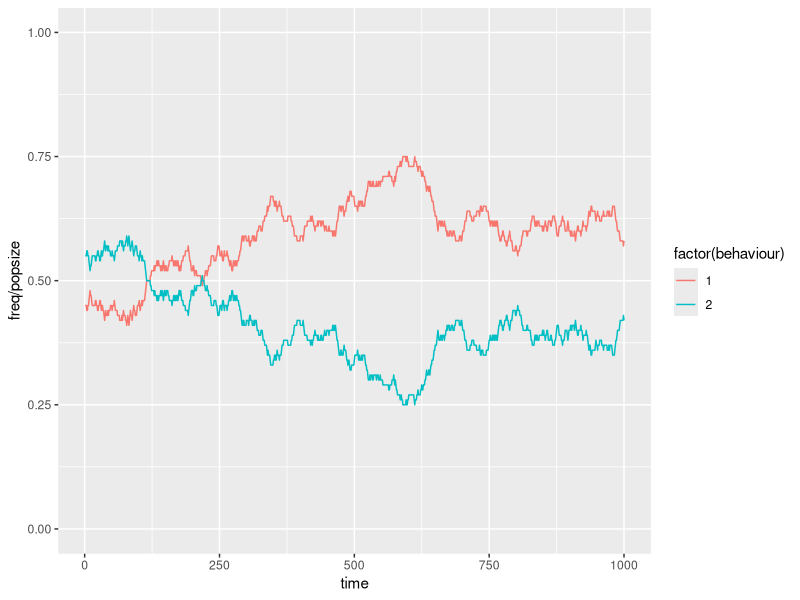
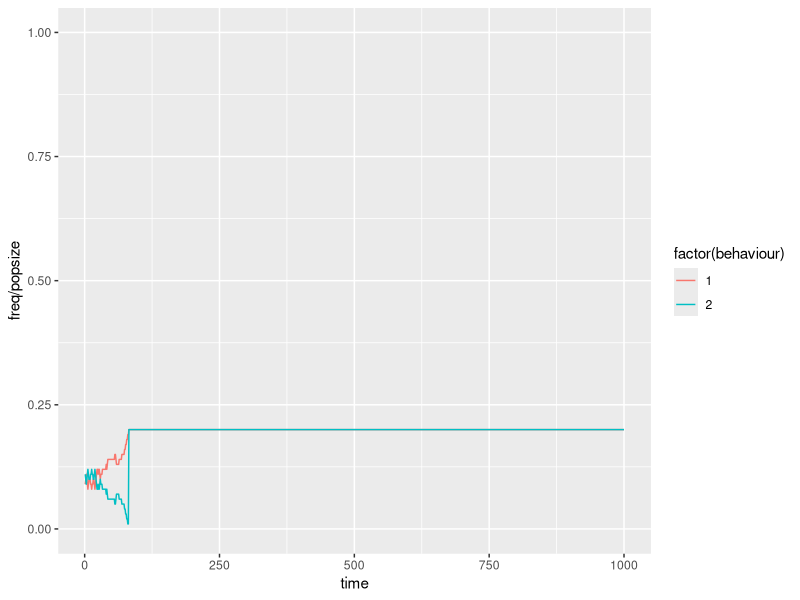
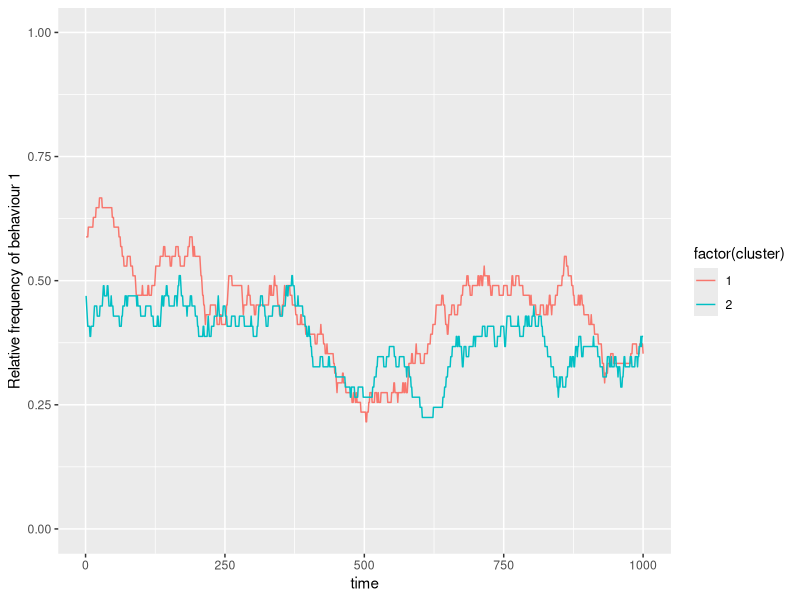
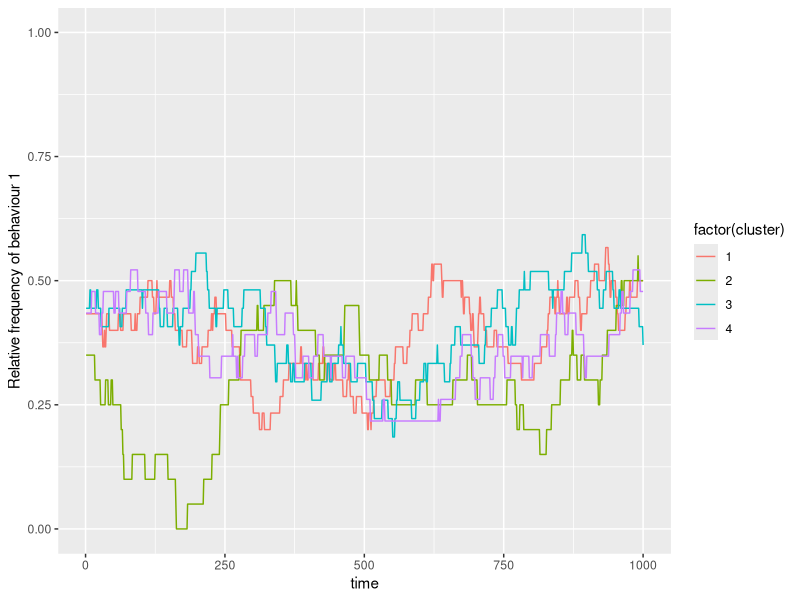
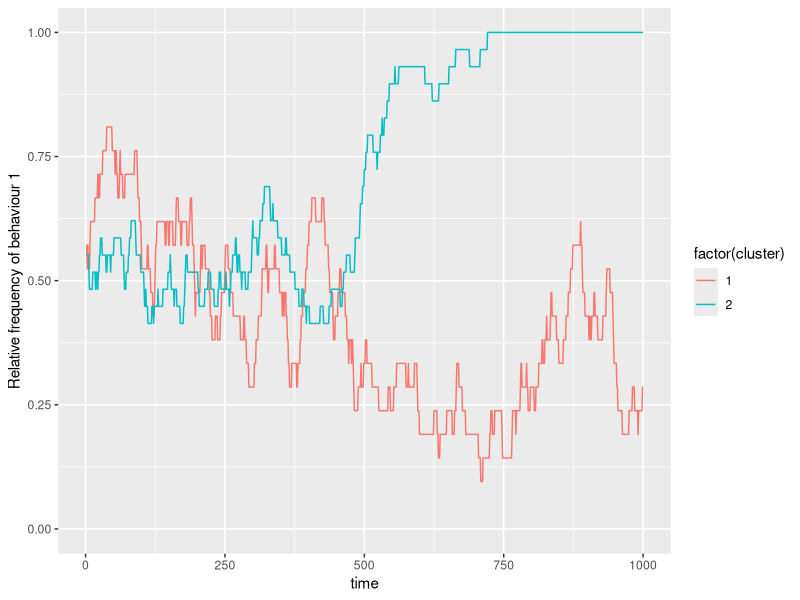

Write the R code that produced these figures, in order. (Note: this script raises an error after producing the figures.)
## ---- chunk 1
npop <- 1
popsize <- 100
nbehaviour <- 2

traits <- sample(x=nbehaviour, size=popsize, replace=TRUE)
table(traits)
## ---- chunk 2
ntimesteps <- 1000
rectraits <- matrix(NA, nrow=ntimesteps, ncol=nbehaviour)

for(timestep in 1:ntimesteps){
  # choose a random observer and a random individual to observe 
  observer_model <- sample(x=popsize, size=2, replace=F)
  # let observer acquire trait from model
  traits[ observer_model[1] ] <- traits[ observer_model[2] ]
  rectraits[timestep,] <- as.numeric(table(traits))
}
## ---- chunk 3
library(ggplot2)
library(reshape2)
rectraits_d <- melt(rectraits)
colnames(rectraits_d) <- c("time", "behaviour","freq")

ggplot(rectraits_d) + geom_line(aes(x=time, y=freq/popsize, col=factor(behaviour))) + scale_y_continuous(limits=c(0,1))
## ---- chunk 4
migrationModel <- function(){
  npop <- 1
  popsize <- 20
  nbehaviour <- 2
  traits <- sample(x=nbehaviour, size=popsize, replace=TRUE)
  ntimesteps <- 1000
  rectraits <- matrix(NA, nrow=ntimesteps, ncol=nbehaviour)
  
  for(timestep in 1:ntimesteps){
    # choose a random observer and a random individual to observe 
    observer_model <- sample(x=popsize, size=2, replace=F)
    # let observer acquire trait from model
    traits[ observer_model[1] ] <- traits[ observer_model[2] ]
    rectraits[timestep,] <- as.numeric(table(traits))
  }
  return(rectraits)
}

res <- migrationModel()
rectraits_d <- melt(res)
colnames(rectraits_d) <- c("time", "behaviour","freq")
ggplot(rectraits_d) + geom_line(aes(x=time, y=freq/popsize, col=factor(behaviour))) + scale_y_continuous(limits=c(0,1))
## ---- chunk 5
migrationModel <- function(){
  npop <- 2
  popsize <- 100
  nbehaviour <- 2
  traits <- sample(x=nbehaviour, size=popsize, replace=TRUE)
  cluster <- sample(x=npop, size=popsize, replace=TRUE)
  ntimesteps <- 1000
  rectraits <- matrix(NA, nrow=ntimesteps, ncol=npop)
  
  for(timestep in 1:ntimesteps){
    # choose a random observer and a random individual to observe 
    observer_model <- sample(x=popsize, size=2, replace=F)
    # let observer acquire trait from model
    traits[ observer_model[1] ] <- traits[ observer_model[2] ]
    rectraits[timestep,] <- c(sum( traits[cluster==1]==1 ) / sum(cluster==1),
                              sum( traits[cluster==2]==1 ) / sum(cluster==2))
  }
  return(rectraits)
}

res <- migrationModel()
rectraits_d <- melt(res)
colnames(rectraits_d) <- c("time", "cluster","freq")
ggplot(rectraits_d) + geom_line(aes(x=time, y=freq, col=factor(cluster))) + scale_y_continuous(limits=c(0,1)) + ylab("Relative frequency of behaviour 1")
## ---- chunk 6
migrationModel <- function(){
  npop <- 4
  popsize <- 100
  nbehaviour <- 2
  traits <- sample(x=nbehaviour, size=popsize, replace=TRUE)
  cluster <- sample(x=npop, size=popsize, replace=TRUE)
  ntimesteps <- 1000
  rectraits <- matrix(NA, nrow=ntimesteps, ncol=npop)
  
  for(timestep in 1:ntimesteps){
    # choose a random observer and a random individual to observe 
    observer_model <- sample(x=popsize, size=2, replace=F)
    # let observer acquire trait from model
    traits[ observer_model[1] ] <- traits[ observer_model[2] ]
    rectraits[timestep,] <- unlist(lapply(1:npop, function(x) sum( traits[cluster==x]==1 ) / sum(cluster==x)))
  }
  return(rectraits)
}

res <- migrationModel()
rectraits_d <- melt(res)
colnames(rectraits_d) <- c("time", "cluster","freq")
ggplot(rectraits_d) + geom_line(aes(x=time, y=freq, col=factor(cluster))) + scale_y_continuous(limits=c(0,1)) + ylab("Relative frequency of behaviour 1")
## ---- chunk 7
migrationModel <- function(){
  npop <- 2
  popsize <- 50
  nbehaviour <- 2
  traits <- sample(x=nbehaviour, size=popsize, replace=TRUE)
  cluster <- sample(x=npop, size=popsize, replace=TRUE)
  ntimesteps <- 1000
  rectraits <- matrix(NA, nrow=ntimesteps, ncol=npop)
  
  for(timestep in 1:ntimesteps){
    # choose a random cluster
    clusterid <- sample(npop, 1)
    # if there are at least two individuals in this cluster
    if(sum(cluster==clusterid)>1){
      # choose a random observer and a random individual to observe within the same cluster 
      observer_model <- sample(x=popsize, size=2, replace=F, prob=(cluster==clusterid)*1)
      # let observer acquire trait from model
      traits[ observer_model[1] ] <- traits[ observer_model[2] ]
    }
    rectraits[timestep,] <- unlist(lapply(1:npop, function(x) sum( traits[cluster==x]==1 ) / sum(cluster==x)))
  }
  return(rectraits)
}

res <- migrationModel()
rectraits_d <- melt(res)
colnames(rectraits_d) <- c("time", "cluster","freq")
ggplot(rectraits_d) + geom_line(aes(x=time, y=freq, col=factor(cluster))) + scale_y_continuous(limits=c(0,1)) + ylab("Relative frequency of behaviour 1")
## ---- chunk 8
# Kisses on cheek (binary, yes, no) / Hand shake
subpops <- 2 # subpopulations
startSize <- 10 # in each subpopulation
behaviour <- 2 # binary behaviour 

# set up populations
# data.frame where columns are subpopulations and rows are number of carriers of that trait in the population
population <- matrix(0, ncol=subpops, nrow=behaviour)
# randomly assign subpopulations to one of the traits
population[ cbind(sample(1:behaviour, size=subpops, replace=T), 1:subpops) ] <- startSize
population
## ---- chunk 9
mySample <- function(x, size, replace, prob=NULL){
  if(length(x)==1){
    return(rep(x, size))
  } else {
    return(sample(x=x, size=size, replace=replace, prob=prob))
  }
}
## ---- chunk 10
subpops <- 3 # subpopulations
startSize <- 10 # in each subpopulation
behaviour <- 2 # binary behaviour
migrationProb <- 0.1

# set up populations
population <- matrix(0, ncol=subpops, nrow=behaviour)
# randomly assign subpopulations to one of the traits
population[ cbind(sample(1:behaviour, size=subpops, replace=T), 1:subpops) ] <- startSize

## set up data recording

## LOOP over all behaviours and all subpopulations
for(s in 1:subpops){
  for(b in 1:behaviour){
    # how many individuals migrate from this population?
    migrate <- sum(runif(n=population[b,s], min=0, max=1) <= migrationProb)
    # if any migrate, move them to new subgroup
    if(migrate>0){
      whereTo <- mySample(x=(1:subpops)[-s], size=migrate, replace=T)
      whereToCount <- table(whereTo)
      # remove individuals from their previous subgroup
      population[b,s] <- population[b,s] - sum(whereToCount)
      # add individuals to other subgroups with the respective behaviour
      population[b,as.numeric(names(whereToCount))] <- population[b,as.numeric(names(whereToCount))] + whereToCount
    }
  }
};population; sum(population)
## ---- chunk 11
subpops <- 3 # subpopulations
startSize <- 10 # in each subpopulation
behaviour <- 2 # binary behaviour
migrationProb <- 0

# set up populations
population <- matrix(10, ncol=subpops, nrow=behaviour)

for(s in 1:subpops){ # permutate by using sample function
  for(b in 1:behaviour){ # permutate by using sample function
    n <- population[b,s]
    ### LEARNING
    # Small chance to flip to any other behaviour (innovation)
    innovate <- sum(runif(n=n) < 0.01)
    if(innovate>0){
      whichBehaviour <- mySample(x=(1:behaviour)[-b], size=innovate, replace=T)
      whichBehaviourCount <- table(whichBehaviour)
      # remove individuals from their previous behaviour
      population[b,s] <- population[b,s] - sum(whichBehaviourCount)
      # add individuals to new behaviour
      population[as.numeric(names(whichBehaviourCount)), s] <- population[as.numeric(names(whichBehaviourCount)), s] + whichBehaviourCount
    }
    
    
    ### MIGRATION
    # how many individuals migrate from this population?
    migrate <- sum(runif(n=population[b,s], min=0, max=1) <= migrationProb)
    # if any migrate, move them to new subgroup
    if(migrate>0){
      whereTo <- mySample(x=(1:subpops)[-s], size=migrate, replace=T)
      whereToCount <- table(whereTo)
      # remove individuals from their previous subgroup
      population[b,s] <- population[b,s] - sum(whereToCount)
      # add individuals to other subgroups with the respective behaviour
      population[b,as.numeric(names(whereToCount))] <- population[b,as.numeric(names(whereToCount))] + whereToCount
    }
    
  }
};population; sum(population)

## ---- chunk 12

subpops <- 4 # subpopulations
startSize <- 100 # in each subpopulation
behaviour <- 2 # binary behaviour
migrationProb <- 0.1
copyFromN <- 1 # number of individuals to copy from (test 0, 1, 3, 50)

# set up populations
population <- matrix(0, ncol=subpops, nrow=behaviour)
# randomly assign subpopulations to one of the traits
population[ cbind(sample(1:behaviour, size=subpops, replace=T), 1:subpops) ] <- startSize

## set up data recording

for(s in 1:subpops){ # randomise by using sample function
  for(b in 1:behaviour){ # randomise by using sample function
    n <- population[b,s]
    browser()
    ### LEARNING
    # Small chance to flip to any other behaviour (individual learning)
      innovate <- sum(runif(n=n) < 0.005)
      if(innovate>0){
        whichBehaviour <- mySample(x=(1:behaviour)[-b], size=innovate, replace=T)
        whichBehaviourCount <- table(whichBehaviour)
        # remove individuals from their previous behaviour
        population[b,s] <- population[b,s] - sum(whichBehaviourCount)
        # add individuals to new behaviour
        population[as.numeric(names(whichBehaviourCount)), s] <- population[as.numeric(names(whichBehaviourCount)), s] + whichBehaviourCount
      }
    
    n <- n-innovate
    # Change behaviour based on that of others (social learning)
      copy <- sum(runif(n=population[b,s]) < (1 - conservative))
      # IFF there is any individual ready to copy AND there is at least one other individual with a different behaviour
        if( copy>0 & (sum(population[,s][-b])>0) ){
        whichBehaviour2 <- mySample( x=(1:behaviour)[-b], size=copy, replace=T, prob=(population[,s]/sum(population[,s]))[-b] )
        whichBehaviourCount2 <- table(whichBehaviour2)
        # remove individuals from their previous behaviour
        population[b,s] <- population[b,s] - sum(whichBehaviourCount2)
        # add individuals to new behaviour
        population[as.numeric(names(whichBehaviourCount2)), s] <- population[as.numeric(names(whichBehaviourCount2)), s] + whichBehaviourCount2
      }
    
    
    ### MIGRATION
    # how many individuals migrate from this population?
    migrate <- sum(runif(n=population[b,s], min=0, max=1) <= migrationProb)
    # if any migrate, move them to new subgroup
    if(migrate>0){
      whereTo <- mySample(x=(1:subpops)[-s], size=migrate, replace=T)
      whereToCount <- table(whereTo)
      # remove individuals from their previous subgroup
      population[b,s] <- population[b,s] - sum(whereToCount)
      # add individuals to other subgroups with the respective behaviour
      population[b,as.numeric(names(whereToCount))] <- population[b,as.numeric(names(whereToCount))] + whereToCount
    }
    
  }
};population; sum(population)

